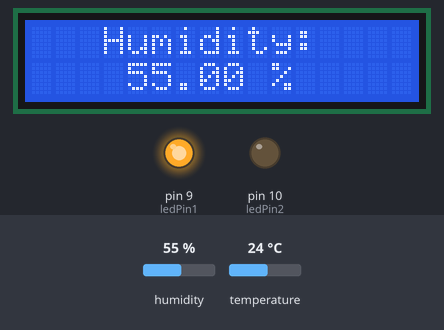
A sketch run on a simulated Arduino Uno, built with avr-gcc and run on an emulated ATmega328P. Shown: 16×2 character LCD, output pins drawn as LEDs (lit = HIGH). The test bench sets the inputs (shaded band); at power-on: humidity 55 %, temperature 24 °C.

Above: at 1.2 s.
2.3 s: humidity set to 22 %
At 5.7 s:
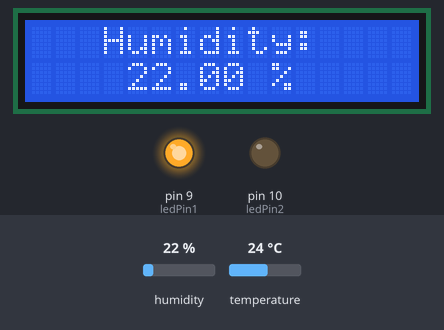
11.7 s: temperature set to 12 °C
At 15.8 s:
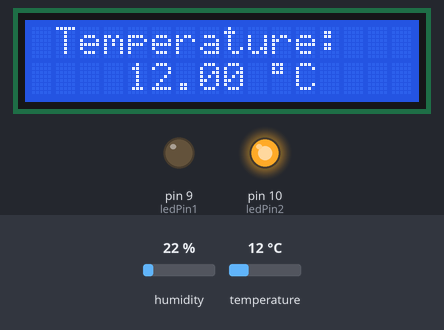
16.8 s: humidity set to 40 %
At 17.7 s:
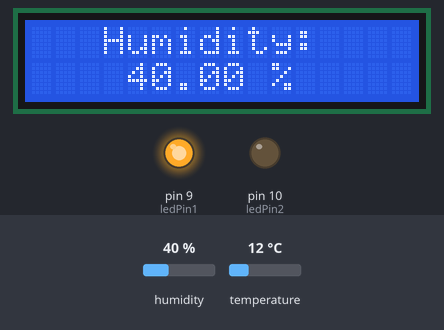
21.8 s: temperature set to 19 °C
At 27.8 s:
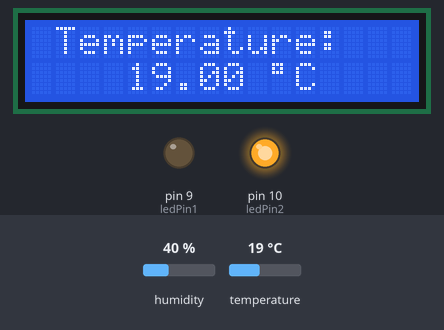
Timing chart, 0 to 30.0 s (numbered marks = the images above; inputs shaded):
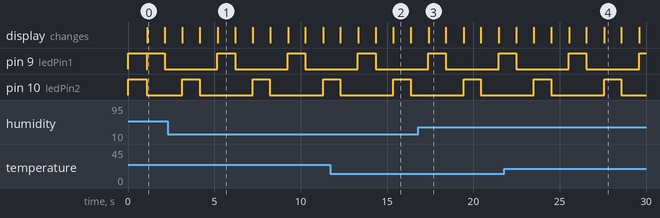

Measured:
- by itself, pin 9 (ledPin1), pin 10 (ledPin2): alternates HIGH for 1.0 s and LOW for 3.1 s
- what the display in image 0 shows lasts 1.0 s, from 1.1 s to 2.1 s

The sketch:

Arduino-DHT11-LCD-LED-Proteus.ino
```cpp
#include <LiquidCrystal_I2C.h>//Import I2C LCD library
#include "DHT.h"                       // Include the DHT library.
#include <DHT_U.h>
#define Type DHT11
#define DHTPIN 2                       // Set the DHT Pin.
#define DHTTYPE DHT11                  // Set the DHT type.

LiquidCrystal_I2C lcd(0x20, 16, 2);// Start LCD veriable
int sensePin = 2;
DHT HT(sensePin, Type);//Initialize DHT sensor with variable to handle DHT11 functions
float humidity; // Variable to hold the reading for humidity
float temperature;// Variable to hold the reading for temperature
int ledPin1 = 9;// Variable to drive led1
int ledPin2 = 10;// Variable to drive led2
void setup() {
  // put your setup code here, to run once:
  pinMode(ledPin1, OUTPUT);
  pinMode(ledPin2, OUTPUT);
  Serial.begin(9600);
  HT.begin();
  digitalWrite(ledPin1, HIGH);
  digitalWrite(ledPin2, HIGH);

  lcd.begin(16, 2);
  lcd.setCursor(4, 0);
  lcd.print("Hello!");
  lcd.setCursor(0, 1);
  lcd.print(" Microdigisoft");
  delay(1000);
  digitalWrite(ledPin1, LOW);
  digitalWrite(ledPin2, LOW);
  lcd.clear();
}

void loop() {
  // put your loop code here, to run continuesly:
  humidity = HT.readHumidity();
  temperature = HT.readTemperature();
  digitalWrite(ledPin1, HIGH);
  digitalWrite(ledPin2, LOW);
  lcd.setCursor(1, 0);
  lcd.print("  Humidity: ");
  lcd.setCursor(4, 1);
  lcd.print(humidity);
  lcd.print(" %");
  delay(1000);
  digitalWrite(ledPin1, LOW);
  digitalWrite(ledPin2, LOW);
  lcd.clear();
  delay(1000);
  lcd.setCursor(1, 0);
  lcd.print("Temperature: ");
  lcd.setCursor(4, 1);
  lcd.print(temperature);
  lcd.setCursor(10, 1);
  lcd.print( (char)223);
  lcd.print("C");
  digitalWrite(ledPin1, LOW);
  digitalWrite(ledPin2, HIGH);
  delay(1000);
  digitalWrite(ledPin1, LOW);
  digitalWrite(ledPin2, LOW);
  lcd.clear();
  delay(1000);
}
```
